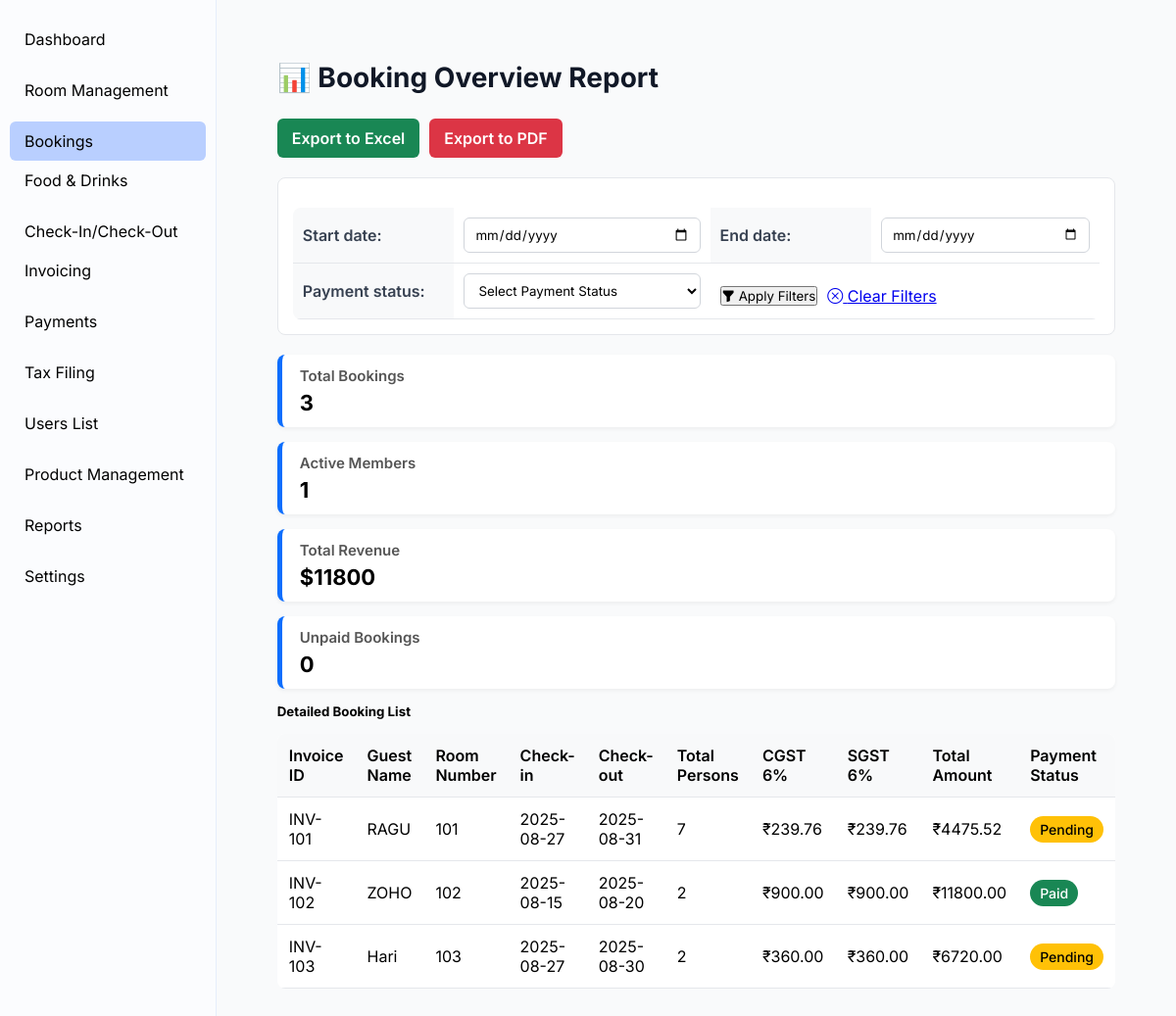
The page /report/ (signed in) on the database its author committed.
### booking/models.py (models this page shows, shortened)
class Booking(models.Model):
    STATUS_CHOICES = [
        ('booked', 'Booked'),
        ('pre-booked', 'Pre-Booked'),
        ('completed', 'Completed'),
    ]
    PAYMENT_CHOICES = [
        ('upi', 'UPI'),
        ('cash', 'Cash'),
        ('card', 'Card'),
    ]
    PAYMENT_STATUS_CHOICES = [
        ('paid', 'Paid'),
        ('pending', 'Pending'),
        ('cancelled', 'Cancelled'),
    ]
    customer_name = models.CharField(max_length=100)
    phone_number = models.CharField(max_length=15)
    address = models.TextField(blank=True, null=True)
    document_type = models.CharField(
        max_length=50,
        choices=[('Aadhar', 'Aadhar'), ('License', 'License'), ('PAN', 'PAN')],
        default='Aadhar'
    )
    document_number = models.CharField(max_length=50)
    room = models.ForeignKey(Room, on_delete=models.CASCADE)
    adults = models.PositiveIntegerField(default=1)
    children = models.PositiveIntegerField(default=0)
    status = models.CharField(max_length=20, choices=STATUS_CHOICES, default='booked')
    checkin_datetime = models.DateTimeField(default=now)
    checkout_datetime = models.DateTimeField(blank=True, null=True)
    payment_type = models.CharField(max_length=10, choices=PAYMENT_CHOICES, default='cash')
    payment_status = models.CharField(max_length=10, choices=PAYMENT_STATUS_CHOICES, default='pending')
    apply_gst = models.BooleanField(default=False)
    price = models.DecimalField(max_digits=10, decimal_places=2, default=0)  # final total price
    cgst_amount = models.DecimalField(max_digits=10, decimal_places=2, default=0)
    sgst_amount = models.DecimalField(max_digits=10, decimal_places=2, default=0)
    amount_paid = models.DecimalField(max_digits=10, decimal_places=2, default=0)
    invoice_number = models.CharField(max_length=20, unique=True, blank=True, null=True)
    created_at = models.DateTimeField(auto_now_add=True)
    @property
    def total_persons(self):
        return self.adults + self.children

### rooms/models.py (models this page shows, shortened)
class Room(models.Model):
    ROOM_TYPE_CHOICES = [
        ('Standard', 'Standard'),
        ('Deluxe', 'Deluxe'),
        ('Suite', 'Suite'),
    ]
    AC_CHOICES = [
        ('AC', 'A/C'),
        ('Non-AC', 'Non A/C'),
    ]
    STATUS_CHOICES = [
        ('Available', 'Available'),
        ('Occupied', 'Occupied'),
        ('Maintenance', 'Maintenance'),
    ]
    room_number = models.CharField(max_length=10, unique=True)
    room_type = models.CharField(max_length=20, choices=ROOM_TYPE_CHOICES)
    ac_type = models.CharField(max_length=10, choices=AC_CHOICES, default='Non-AC')
    floor = models.ForeignKey(Floor, on_delete=models.SET_NULL, null=True, default=None)
    price = models.DecimalField(max_digits=10, decimal_places=2)
    status = models.CharField(max_length=20, choices=STATUS_CHOICES, default='Available')

### report/views.py (the view, shortened to what this page needs)
# urls.py: path('', views.booking_report, name='booking_report'),
@admins_only
def booking_report(request):
    bookings = Booking.objects.all()
    form = ReportFilterForm(request.GET or None)
    total_bookings = bookings.count()
    active_members = bookings.filter(payment_status='paid').values('customer_name').distinct().count()
    total_revenue = bookings.filter(payment_status='paid').aggregate(Sum('price'))['price__sum'] or 0
    cancelled_bookings = bookings.filter(payment_status='cancelled').count()
    context = {
        'form': form,
        'bookings': bookings,
        'total_bookings': total_bookings,
        'active_members': active_members,
        'total_revenue': total_revenue,
        'cancelled_bookings': cancelled_bookings,
    }
    return render(request, 'report/booking_report.html', context)

### report/forms.py
class ReportFilterForm(forms.Form):
    start_date = forms.DateField(
        required=False,
        widget=forms.DateInput(attrs={'type': 'date', 'class': 'form-control'})
    )
    end_date = forms.DateField(
        required=False,
        widget=forms.DateInput(attrs={'type': 'date', 'class': 'form-control'})
    )
    payment_status = forms.ChoiceField(
        required=False,
        choices=[
            ('', 'Select Payment Status'),
            ('paid', 'Paid'),
            ('cancelled', 'Cancelled'),
            ('pending', 'Pending'),
        ],
        widget=forms.Select(attrs={'class': 'form-select'})
    )

### accounts/models.py (called while the page is built)
    def is_admin(self):
        return self.role == self.ROLE_ADMIN

### report/templates/report/booking_report.html (shortened to what this page needs)
{% extends 'base.html' %}
{% load static %}
{% block content %}
<div class="main-content">
    <h3 class="page-title">📊 Booking Overview Report</h3>
    <div class="export-section">
        <a href="?{% if request.GET %}{{ request.GET.urlencode }}&{% endif %}export_excel=1" class="btn btn-excel">Export to Excel</a>
        <a href="?{% if request.GET %}{{ request.GET.urlencode }}&{% endif %}export_pdf=1" class="btn btn-pdf">Export to PDF</a>
    </div>
    <form method="get" class="filter-form">
        <table>
            <tr>
                <th>{{ form.start_date.label_tag }}</th>
                <td>{{ form.start_date }}</td>
                <th>{{ form.end_date.label_tag }}</th>
                <td>{{ form.end_date }}</td>
            </tr>
            <tr>
                <th>{{ form.payment_status.label_tag }}</th>
                <td>{{ form.payment_status }}</td>
                <td colspan="2">
                    <div class="filter-actions">
                        <button type="submit" class="btn btn-primary">
                            <i class="bi bi-funnel-fill"></i> Apply Filters
                        </button>
                        <a href="{% url 'report:booking_report' %}" class="btn btn-outline-secondary">
                            <i class="bi bi-x-circle"></i> Clear Filters
                        </a>
                    </div>
                </td>
            </tr>
        </table>
    </form>
    <div class="row mb-4">
        <div class="col-md-3">
            <div class="card-summary">
                <h5>Total Bookings</h5>
                <p>{{ total_bookings }}</p>
            </div>
        </div>
        <div class="col-md-3">
            <div class="card-summary">
                <h5>Active Members</h5>
                <p>{{ active_members }}</p>
            </div>
        </div>
        <div class="col-md-3">
            <div class="card-summary">
                <h5>Total Revenue</h5>
                <p>${{ total_revenue }}</p>
            </div>
        </div>
        <div class="col-md-3">
            <div class="card-summary">
                <h5>Unpaid Bookings</h5>
                <p class="text-danger">{{ cancelled_bookings }}</p>
            </div>
        </div>
    </div>
    <h5>Detailed Booking List</h5>
    <div class="table-responsive">
        <table class="table table-bordered">
            <thead class="table-light">
                <tr>
                    <th>Invoice ID</th>
                    <th>Guest Name</th>
                    <th>Room Number</th>
                    <th>Check-in</th>
                    <th>Check-out</th>
                    <th>Total Persons</th>
                    <th>CGST 6%</th>
                    <th>SGST 6%</th>
                    <th>Total Amount</th>
                    <th>Payment Status</th>
                </tr>
            </thead>
            <tbody>
                {% for b in bookings %}
                    <tr>
                        <td>{{ b.invoice_number }}</td>
                        <td>{{ b.customer_name }}</td>
                        <td>{% if b.room %}{{ b.room.room_number }}{% else %}-{% endif %}</td>
                        <td>{{ b.checkin_datetime|date:"Y-m-d" }}</td>
                        <td>{% if b.checkout_datetime %}{{ b.checkout_datetime|date:"Y-m-d" }}{% else %}-{% endif %}</td>
                        <td>{{ b.total_persons }}</td>
                        <td>₹{{ b.cgst_amount }}</td>
                        <td>₹{{ b.sgst_amount }}</td>
                        <td>₹{{ b.price }}</td>
                        <td>
                            <span class="status-badge {{ b.payment_status }}">
                                {{ b.payment_status|capfirst }}
                            </span>
                        </td>
                    </tr>
                {% empty %}
                    <tr><td colspan="11" class="text-center">No bookings found</td></tr>
                {% endfor %}
            </tbody>
        </table>
    </div>
</div>
<link href="https://cdn.jsdelivr.net/npm/bootstrap-icons/font/bootstrap-icons.css" rel="stylesheet">
{% endblock %}

### booking/templates/base.html (style rules this page uses)
* { margin: 0; padding: 0; box-sizing: border-box; font-family: 'Inter', sans-serif; }
body { background: #f9fafb; display: flex; }

### report/templates/report/booking_report.html (style rules this page uses)
.main-content { flex: 1; padding: 30px; background-color: #f9fafb; }
.page-title { font-size: 28px; font-weight: 700; margin-bottom: 25px; color: #111827; }
.export-section { display: flex; gap: 10px; margin-bottom: 20px; }
.export-section .btn { padding: 10px 15px; font-weight: 600; border-radius: 6px; text-decoration: none; text-align: center; }
.btn-excel { background: #198754; color: white; }
.btn-pdf { background: #dc3545; color: white; }
.filter-form { width: 100%; border: 1px solid #e5e7eb; background: white; border-radius: 8px; padding: 15px; margin-bottom: 20px; }
.filter-form table { width: 100%; border-collapse: collapse; }
.filter-form th, .filter-form td { padding: 10px; text-align: left; vertical-align: middle; }
.filter-form th { font-weight: 600; color: #374151; width: 20%; }
.filter-form input, .filter-form select { width: 100%; padding: 8px 10px; border: 1px solid #d1d5db; border-radius: 6px; background: white; }
.filter-actions { display: flex; gap: 10px; margin-top: 10px; }
.card-summary { border-left: 5px solid #0d6efd; padding: 12px 18px; background: #fff; border-radius: 8px; margin-bottom: 15px; box-shadow: 0 2px 4px rgba(0,0,0,0.05); }
.card-summary h5 { margin: 0; font-size: 15px; font-weight: 600; color: #555; }
.card-summary p { font-size: 22px; font-weight: bold; margin: 5px 0 0; }
.status-badge { padding: 5px 10px; border-radius: 20px; font-size: 0.875rem; font-weight: 500; color: white; display:inline-block; }
.status-badge.paid { background-color: #198754; }
.status-badge.pending { background-color: #ffc107; color: black; }
.table-responsive { overflow-x: auto; }
table { width: 100%; border-collapse: collapse; background: white; border-radius: 8px; overflow: hidden; margin-top: 15px; }
th, td { padding: 12px; text-align: left; border-bottom: 1px solid #e5e7eb; }
th { background-color: #f8f9fa; font-weight: 600; }

### rows shown on the page
Booking: invoice_number "INV-101", customer_name "RAGU", room.room_number "101", checkin_datetime "2025-08-27", checkout_datetime "2025-08-31", total_persons "7", cgst_amount "239.76", sgst_amount "239.76", price "4475.52", payment_status "Pending"
Booking: invoice_number "INV-102", customer_name "ZOHO", room.room_number "102", checkin_datetime "2025-08-15", checkout_datetime "2025-08-20", total_persons "2", cgst_amount "900.00", sgst_amount "900.00", price "11800.00", payment_status "Paid"
Booking: invoice_number "INV-103", customer_name "Hari", room.room_number "103", checkin_datetime "2025-08-27", checkout_datetime "2025-08-30", total_persons "2", cgst_amount "360.00", sgst_amount "360.00", price "6720.00", payment_status "Pending"

### other values the page prints
{{ total_bookings }} "3"
{{ active_members }} "1"
{{ total_revenue }} "11800"
{{ cancelled_bookings }} "0"
